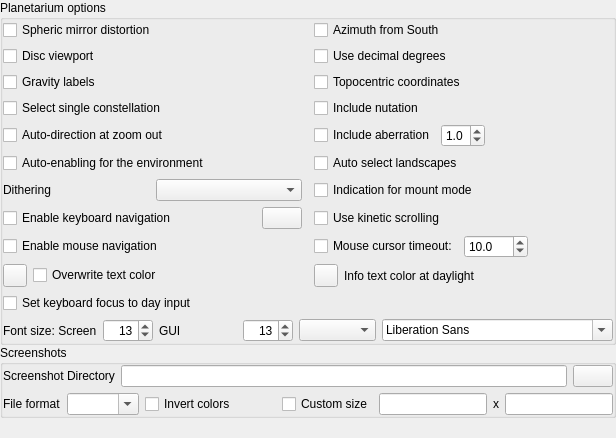
        <widget class="QWidget" name="page_Tools">
         <layout class="QVBoxLayout" name="verticalLayout_5">
          <property name="spacing">
           <number>0</number>
          </property>
          <property name="leftMargin">
           <number>0</number>
          </property>
          <property name="topMargin">
           <number>0</number>
          </property>
          <property name="rightMargin">
           <number>0</number>
          </property>
          <property name="bottomMargin">
           <number>0</number>
          </property>
          <item>
           <widget class="QGroupBox" name="planetarium_groupBox">
            <property name="sizePolicy">
             <sizepolicy hsizetype="Preferred" vsizetype="Expanding">
              <horstretch>0</horstretch>
              <verstretch>0</verstretch>
             </sizepolicy>
            </property>
            <property name="title">
             <string>Planetarium options</string>
            </property>
            <layout class="QGridLayout" name="gridLayoutOptions">
             <property name="leftMargin">
              <number>0</number>
             </property>
             <property name="topMargin">
              <number>0</number>
             </property>
             <property name="rightMargin">
              <number>0</number>
             </property>
             <property name="bottomMargin">
              <number>0</number>
             </property>
             <item row="12" column="1">
              <layout class="QHBoxLayout" name="horizontalLayout_13">
               <item>
                <widget class="QCheckBox" name="enableKeysNavigationCheckBox">
                 <property name="toolTip">
                  <string>Allow keyboard to pan and zoom</string>
                 </property>
                 <property name="text">
                  <string>Enable keyboard navigation</string>
                 </property>
                </widget>
               </item>
               <item>
                <spacer name="horizontalSpacer_3">
                 <property name="orientation">
                  <enum>Qt::Horizontal</enum>
                 </property>
                 <property name="sizeHint" stdset="0">
                  <size>
                   <width>40</width>
                   <height>20</height>
                  </size>
                 </property>
                </spacer>
               </item>
               <item>
                <widget class="QPushButton" name="editShortcutsPushButton">
                 <property name="sizePolicy">
                  <sizepolicy hsizetype="Fixed" vsizetype="Fixed">
                   <horstretch>0</horstretch>
                   <verstretch>0</verstretch>
                  </sizepolicy>
                 </property>
                 <property name="toolTip">
                  <string>Edit keyboard shortcuts...</string>
                 </property>
                 <property name="icon">
                  <iconset resource="../../data/gui/guiRes.qrc">
                   <normaloff>:/graphicGui/uibtSettings.png</normaloff>
                   <disabledoff>:/graphicGui/uibtSettings-disabled.png</disabledoff>:/graphicGui/uibtSettings.png</iconset>
                 </property>
                </widget>
               </item>
              </layout>
             </item>
             <item row="15" column="1">
              <widget class="QCheckBox" name="enableMouseNavigationCheckBox">
               <property name="toolTip">
                <string>Allow mouse to pan (drag) and zoom (mousewheel)</string>
               </property>
               <property name="text">
                <string>Enable mouse navigation</string>
               </property>
              </widget>
             </item>
             <item row="3" column="1">
              <widget class="QCheckBox" name="selectSingleConstellationButton">
               <property name="toolTip">
                <string>Hide other constellations when you click one</string>
               </property>
               <property name="statusTip">
                <string>Hide other constellations when you click one</string>
               </property>
               <property name="text">
                <string>Select single constellation</string>
               </property>
              </widget>
             </item>
             <item row="16" column="1">
              <layout class="QHBoxLayout" name="horizontalLayout_15">
               <item>
                <widget class="QToolButton" name="overwriteTextColorButton">
                 <property name="toolTip">
                  <string>Info text color for overwrite</string>
                 </property>
                </widget>
               </item>
               <item>
                <widget class="QCheckBox" name="overwriteTextColorCheckBox">
                 <property name="toolTip">
                  <string>Set one color for text in info panel for all objects</string>
                 </property>
                 <property name="text">
                  <string>Overwrite text color</string>
                 </property>
                </widget>
               </item>
              </layout>
             </item>
             <item row="2" column="3">
              <widget class="QCheckBox" name="topocentricCheckBox">
               <property name="toolTip">
                <string>Activate to view as seen from surface of the planet (recommended). If switched off, display planetocentric view.</string>
               </property>
               <property name="text">
                <string>Topocentric coordinates</string>
               </property>
              </widget>
             </item>
             <item row="3" column="3">
              <widget class="QCheckBox" name="nutationCheckBox">
               <property name="toolTip">
                <string>Nutation is a small wobble of Earth's axis, amounting to a few arcseconds.</string>
               </property>
               <property name="text">
                <string>Include nutation</string>
               </property>
              </widget>
             </item>
             <item row="8" column="1">
              <widget class="QCheckBox" name="autoEnableEnvironmentCheckBox">
               <property name="toolTip">
                <string>Auto-enable atmosphere and landscape when selecting a celestial body in the location window.</string>
               </property>
               <property name="text">
                <string>Auto-enabling for the environment</string>
               </property>
              </widget>
             </item>
             <item row="0" column="1">
              <widget class="QCheckBox" name="sphericMirrorCheckbox">
               <property name="toolTip">
                <string>Spheric mirror distortion is used when projecting Stellarium onto a spheric mirror for low-cost planetarium systems.</string>
               </property>
               <property name="text">
                <string>Spheric mirror distortion</string>
               </property>
               <property name="checkable">
                <bool>true</bool>
               </property>
              </widget>
             </item>
             <item row="11" column="1">
              <layout class="QHBoxLayout" name="horizontalLayout_10">
               <item>
                <widget class="QLabel" name="dithering_label">
                 <property name="text">
                  <string>Dithering</string>
                 </property>
                </widget>
               </item>
               <item>
                <widget class="QComboBox" name="ditheringComboBox"/>
               </item>
              </layout>
             </item>
             <item row="17" column="1">
              <widget class="QCheckBox" name="focusOnDaySpinnerCheckBox">
               <property name="toolTip">
                <string>Force date/time tab and focus on day input when activating date panel</string>
               </property>
               <property name="text">
                <string>Set keyboard focus to day input</string>
               </property>
              </widget>
             </item>
             <item row="4" column="3">
              <layout class="QHBoxLayout" name="aberrationHorizontalLayout">
               <item>
                <widget class="QCheckBox" name="aberrationCheckBox">
                 <property name="toolTip">
                  <string>Annual aberration is an annual wobble in positions, amounting to max. about 20 arcseconds for observers on Earth.</string>
                 </property>
                 <property name="text">
                  <string>Include aberration</string>
                 </property>
                </widget>
               </item>
               <item>
                <widget class="QDoubleSpinBox" name="aberrationSpinBox">
                 <property name="toolTip">
                  <string>Exaggerate aberration (for didactic explanations)</string>
                 </property>
                 <property name="decimals">
                  <number>1</number>
                 </property>
                 <property name="maximum">
                  <double>5.000000000000000</double>
                 </property>
                 <property name="singleStep">
                  <double>0.100000000000000</double>
                 </property>
                 <property name="value">
                  <double>1.000000000000000</double>
                 </property>
                </widget>
               </item>
               <item>
                <spacer name="horizontalSpacer_4">
                 <property name="orientation">
                  <enum>Qt::Horizontal</enum>
                 </property>
                 <property name="sizeHint" stdset="0">
                  <size>
                   <width>40</width>
                   <height>20</height>
                  </size>
                 </property>
                </spacer>
               </item>
              </layout>
             </item>
             <item row="18" column="1" rowspan="2" colspan="3">
              <layout class="QHBoxLayout" name="fontHorizontalLayout">
               <item>
                <widget class="QLabel" name="fontSizeLabel">
                 <property name="text">
                  <string>Font size: Screen</string>
                 </property>
                </widget>
               </item>
               <item>
                <widget class="QSpinBox" name="screenFontSizeSpinBox">
                 <property name="maximumSize">
                  <size>
                   <width>50</width>
                   <height>16777215</height>
                  </size>
                 </property>
                 <property name="toolTip">
                  <string>Base font size for on-screen text</string>
                 </property>
                 <property name="alignment">
                  <set>Qt::AlignRight|Qt::AlignTrailing|Qt::AlignVCenter</set>
                 </property>
                 <property name="minimum">
                  <number>5</number>
                 </property>
                 <property name="maximum">
                  <number>30</number>
                 </property>
                 <property name="value">
                  <number>13</number>
                 </property>
                </widget>
               </item>
               <item>
                <widget class="QLabel" name="guiFontSizeLabel">
                 <property name="toolTip">
                  <string>Graphical user interface</string>
                 </property>
                 <property name="text">
                  <string comment="abbreviation">GUI</string>
                 </property>
                </widget>
               </item>
               <item>
                <widget class="QSpinBox" name="guiFontSizeSpinBox">
                 <property name="minimumSize">
                  <size>
                   <width>20</width>
                   <height>0</height>
                  </size>
                 </property>
                 <property name="maximumSize">
                  <size>
                   <width>50</width>
                   <height>16777215</height>
                  </size>
                 </property>
                 <property name="toolTip">
                  <string>Base font size for dialogs</string>
                 </property>
                 <property name="alignment">
                  <set>Qt::AlignRight|Qt::AlignTrailing|Qt::AlignVCenter</set>
                 </property>
                 <property name="minimum">
                  <number>7</number>
                 </property>
                 <property name="maximum">
                  <number>24</number>
                 </property>
                 <property name="value">
                  <number>13</number>
                 </property>
                </widget>
               </item>
               <item>
                <widget class="QComboBox" name="fontWritingSystemComboBox">
                 <property name="toolTip">
                  <string>Pre-select fonts for a particular writing system</string>
                 </property>
                </widget>
               </item>
               <item>
                <widget class="QFontComboBox" name="fontComboBox">
                 <property name="toolTip">
                  <string>Application font</string>
                 </property>
                </widget>
               </item>
              </layout>
             </item>
             <item row="1" column="1">
              <widget class="QCheckBox" name="diskViewportCheckbox">
               <property name="toolTip">
                <string>Mask out everything outside a central circle in the main view</string>
               </property>
               <property name="text">
                <string>Disc viewport</string>
               </property>
              </widget>
             </item>
             <item row="1" column="3">
              <widget class="QCheckBox" name="decimalDegreeCheckBox">
               <property name="toolTip">
                <string>Use decimal degrees for coordinates</string>
               </property>
               <property name="text">
                <string>Use decimal degrees</string>
               </property>
              </widget>
             </item>
             <item row="2" column="1">
              <widget class="QCheckBox" name="gravityLabelCheckbox">
               <property name="toolTip">
                <string>Align labels with the screen center</string>
               </property>
               <property name="text">
                <string>Gravity labels</string>
               </property>
              </widget>
             </item>
             <item row="8" column="3">
              <widget class="QCheckBox" name="autoChangeLandscapesCheckBox">
               <property name="toolTip">
                <string>Automatic change of landscape when planet is changed</string>
               </property>
               <property name="text">
                <string>Auto select landscapes</string>
               </property>
              </widget>
             </item>
             <item row="0" column="3">
              <widget class="QCheckBox" name="azimuthFromSouthcheckBox">
               <property name="toolTip">
                <string>Activate this option to calculate azimuth from south towards west.</string>
               </property>
               <property name="text">
                <string>Azimuth from South</string>
               </property>
              </widget>
             </item>
             <item row="11" column="3">
              <widget class="QCheckBox" name="indicationMountModeCheckBox">
               <property name="toolTip">
                <string>Flash a short message when toggling mount mode.</string>
               </property>
               <property name="text">
                <string>Indication for mount mode</string>
               </property>
              </widget>
             </item>
             <item row="4" column="1">
              <widget class="QCheckBox" name="autoZoomResetsDirectionCheckbox">
               <property name="toolTip">
                <string>When enabled, the &quot;auto zoom out&quot; key will also set the initial viewing direction</string>
               </property>
               <property name="text">
                <string>Auto-direction at zoom out</string>
               </property>
              </widget>
             </item>
             <item row="16" column="3">
              <layout class="QHBoxLayout" name="horizontalLayout_14">
               <item>
                <widget class="QToolButton" name="daylightTextColorButton">
                 <property name="toolTip">
                  <string>Info text color at daylight</string>
                 </property>
                </widget>
               </item>
               <item>
                <widget class="QLabel" name="label_2">
                 <property name="text">
                  <string>Info text color at daylight</string>
                 </property>
                </widget>
               </item>
              </layout>
             </item>
             <item row="15" column="3">
              <layout class="QHBoxLayout" name="mouseTimeoutLayout">
               <item>
                <widget class="QCheckBox" name="mouseTimeoutCheckbox">
                 <property name="toolTip">
                  <string>Hides the mouse cursor when inactive</string>
                 </property>
                 <property name="text">
                  <string>Mouse cursor timeout:</string>
                 </property>
                </widget>
               </item>
               <item>
                <widget class="QDoubleSpinBox" name="mouseTimeoutSpinBox">
                 <property name="maximumSize">
                  <size>
                   <width>16777215</width>
                   <height>24</height>
                  </size>
                 </property>
                 <property name="toolTip">
                  <string>seconds</string>
                 </property>
                 <property name="decimals">
                  <number>1</number>
                 </property>
                 <property name="minimum">
                  <double>0.000000000000000</double>
                 </property>
                 <property name="maximum">
                  <double>3600.000000000000000</double>
                 </property>
                 <property name="value">
                  <double>10.000000000000000</double>
                 </property>
                </widget>
               </item>
               <item>
                <spacer name="horizontalSpacer">
                 <property name="orientation">
                  <enum>Qt::Horizontal</enum>
                 </property>
                 <property name="sizeHint" stdset="0">
                  <size>
                   <width>30</width>
                   <height>20</height>
                  </size>
                 </property>
                </spacer>
               </item>
              </layout>
             </item>
             <item row="12" column="3">
              <widget class="QCheckBox" name="kineticScrollingCheckBox">
               <property name="toolTip">
                <string>Kinetic scrolling means dragging text panels directly instead of dragging window handles.</string>
               </property>
               <property name="text">
                <string>Use kinetic scrolling</string>
               </property>
              </widget>
             </item>
            </layout>
           </widget>
          </item>
          <item>
           <widget class="QGroupBox" name="groupBox_Screenshots">
            <property name="title">
             <string>Screenshots</string>
            </property>
            <layout class="QVBoxLayout" name="verticalLayout_3">
             <property name="leftMargin">
              <number>0</number>
             </property>
             <property name="topMargin">
              <number>0</number>
             </property>
             <property name="rightMargin">
              <number>0</number>
             </property>
             <property name="bottomMargin">
              <number>0</number>
             </property>
             <item>
              <layout class="QHBoxLayout" name="horizontalLayout_5">
               <item>
                <widget class="QLabel" name="label">
                 <property name="text">
                  <string>Screenshot Directory</string>
                 </property>
                </widget>
               </item>
               <item>
                <widget class="QLineEdit" name="screenshotDirEdit"/>
               </item>
               <item>
                <widget class="QPushButton" name="screenshotBrowseButton">
                 <property name="sizePolicy">
                  <sizepolicy hsizetype="Fixed" vsizetype="Fixed">
                   <horstretch>0</horstretch>
                   <verstretch>0</verstretch>
                  </sizepolicy>
                 </property>
                 <property name="text">
                  <string/>
                 </property>
                 <property name="icon">
                  <iconset resource="../../data/gui/guiRes.qrc">
                   <normaloff>:/graphicGui/uibtFolder.png</normaloff>
                   <disabledoff>:/graphicGui/uibtFolder-disabled.png</disabledoff>:/graphicGui/uibtFolder.png</iconset>
                 </property>
                </widget>
               </item>
              </layout>
             </item>
             <item>
              <layout class="QHBoxLayout" name="horizontalLayout_ScreenshotCustom">
               <property name="topMargin">
                <number>0</number>
               </property>
               <item>
                <widget class="QLabel" name="labelFileFormat">
                 <property name="text">
                  <string>File format</string>
                 </property>
                </widget>
               </item>
               <item>
                <widget class="QComboBox" name="screenshotFileFormatComboBox">
                 <property name="editable">
                  <bool>true</bool>
                 </property>
                 <property name="insertPolicy">
                  <enum>QComboBox::NoInsert</enum>
                 </property>
                </widget>
               </item>
               <item>
                <widget class="QCheckBox" name="invertScreenShotColorsCheckBox">
                 <property name="sizePolicy">
                  <sizepolicy hsizetype="Fixed" vsizetype="Fixed">
                   <horstretch>0</horstretch>
                   <verstretch>0</verstretch>
                  </sizepolicy>
                 </property>
                 <property name="text">
                  <string>Invert colors</string>
                 </property>
                </widget>
               </item>
               <item>
                <spacer name="horizontalSpacer_screenshots">
                 <property name="orientation">
                  <enum>Qt::Horizontal</enum>
                 </property>
                 <property name="sizeHint" stdset="0">
                  <size>
                   <width>40</width>
                   <height>20</height>
                  </size>
                 </property>
                </spacer>
               </item>
               <item>
                <widget class="QCheckBox" name="useCustomScreenshotSizeCheckBox">
                 <property name="sizePolicy">
                  <sizepolicy hsizetype="Fixed" vsizetype="Fixed">
                   <horstretch>0</horstretch>
                   <verstretch>0</verstretch>
                  </sizepolicy>
                 </property>
                 <property name="text">
                  <string>Custom size</string>
                 </property>
                </widget>
               </item>
               <item>
                <widget class="QLineEdit" name="customScreenshotWidthLineEdit">
                 <property name="sizePolicy">
                  <sizepolicy hsizetype="Maximum" vsizetype="Fixed">
                   <horstretch>0</horstretch>
                   <verstretch>0</verstretch>
                  </sizepolicy>
                 </property>
                </widget>
               </item>
               <item>
                <widget class="QLabel" name="label_times">
                 <property name="sizePolicy">
                  <sizepolicy hsizetype="Fixed" vsizetype="Preferred">
                   <horstretch>0</horstretch>
                   <verstretch>0</verstretch>
                  </sizepolicy>
                 </property>
                 <property name="toolTip">
                  <string notr="true"/>
                 </property>
                 <property name="text">
                  <string notr="true">x</string>
                 </property>
                </widget>
               </item>
               <item>
                <widget class="QLineEdit" name="customScreenshotHeightLineEdit">
                 <property name="sizePolicy">
                  <sizepolicy hsizetype="Maximum" vsizetype="Fixed">
                   <horstretch>0</horstretch>
                   <verstretch>0</verstretch>
                  </sizepolicy>
                 </property>
                </widget>
               </item>
              </layout>
             </item>
            </layout>
           </widget>
          </item>
          <item>
           <spacer name="verticalSpacer_2">
            <property name="orientation">
             <enum>Qt::Vertical</enum>
            </property>
            <property name="sizeHint" stdset="0">
             <size>
              <width>20</width>
              <height>20</height>
             </size>
            </property>
           </spacer>
          </item>
         </layout>
        </widget>
